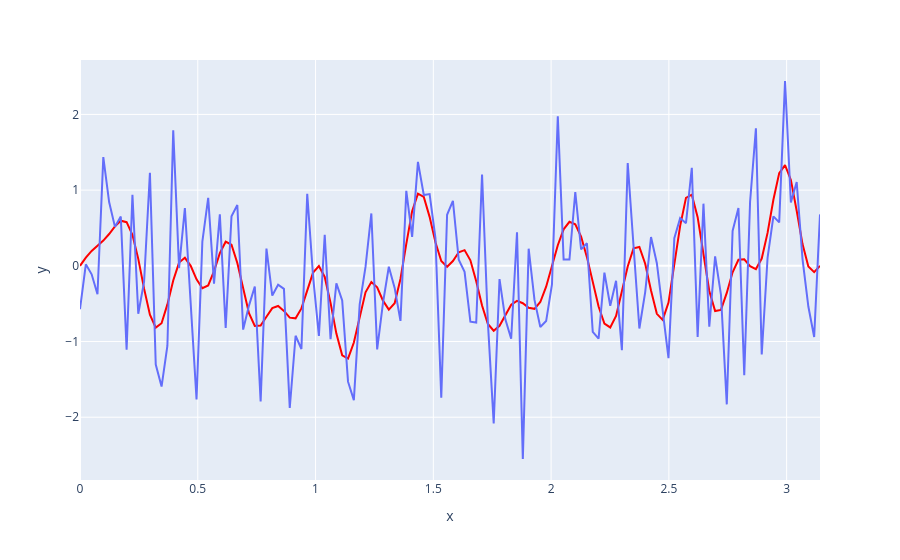

The cell this chart's notebook holds for it:
### Markdown cell above
as we can see, this creates a very neat way to approximate a function using sine waves, granted we only look at the interval $t \in (0,\pi)$, but this fundamental idea is great! even seemingly random function can be approximated as a collection of sine waves

### Code cell
rng = np.random.default_rng(67)

random_signal = lambda x: rng.normal(0, 1)
random_y = [random_signal(_x) for _x in x]
# we expand to list here ([random_signal(_x) for _x in x]) since random.randint() cant take a list
graph = px.line(
  x = x, 
  y = fourier_approx(x = x, y = random_y, accuracy = 32))
graph.update_traces(line_color="red")

graph.add_traces(px.line(x = x, y = random_y).data)
graph.show()
